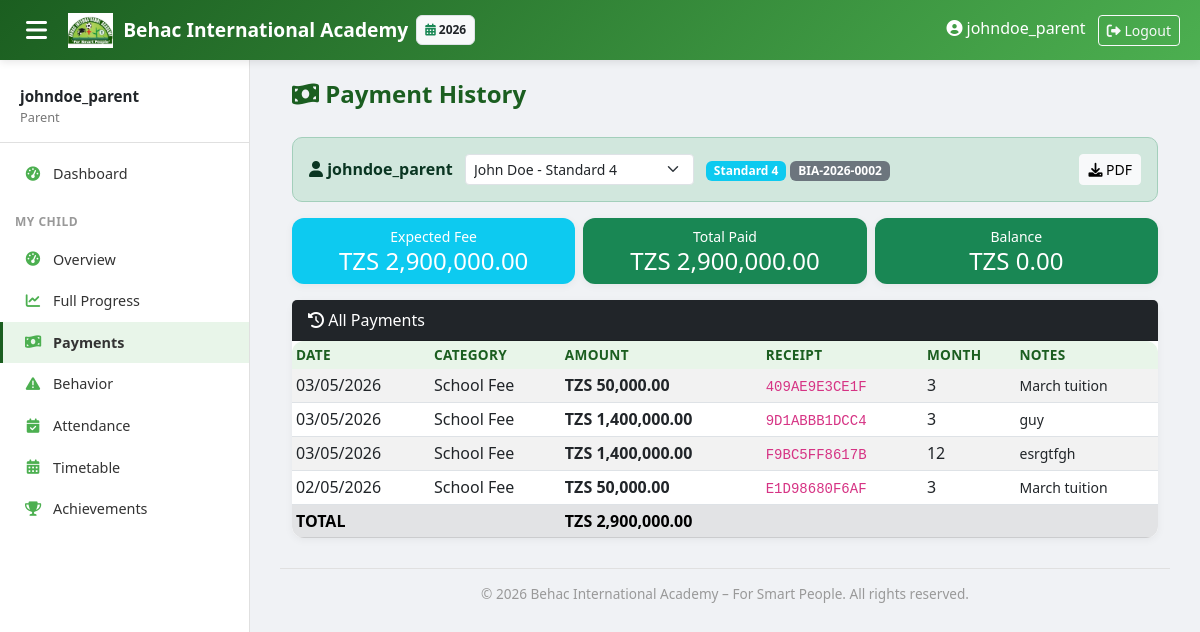
The app's page /dashboard/parent/payments/ (signed in) with its own data.
### core/models.py (models this page shows, shortened)
class AcademicYear(models.Model):
    name = models.CharField(max_length=20)  # "2025-2026"
    start_date = models.DateField()
    end_date = models.DateField()
    is_current = models.BooleanField(default=False)

### students/models.py (models this page shows, shortened)
class Student(models.Model):
    registration_number = models.CharField(max_length=20, unique=True, blank=True, editable=False)
    first_name = models.CharField(max_length=50)
    middle_name = models.CharField(max_length=50, blank=True, null=True)
    last_name = models.CharField(max_length=50)
    nida = models.CharField(max_length=20, blank=True, null=True)
    date_of_birth = models.DateField()
    birth_cert_number = models.CharField(max_length=50, unique=True)
    religion = models.CharField(max_length=50, blank=True)
    region = models.ForeignKey('locations.Region', on_delete=models.SET_NULL, null=True, blank=True)
    district = models.ForeignKey('locations.District', on_delete=models.SET_NULL, null=True, blank=True)
    gender = models.CharField(max_length=1, choices=[('M','Male'),('F','Female')])
    current_class = models.ForeignKey(ClassLevel, on_delete=models.SET_NULL, null=True)
    registration_date = models.DateField(auto_now_add=True)
    street = models.CharField(max_length=200, blank=True)
    mobile = models.CharField(max_length=15, blank=True)
    parent_name = models.CharField(max_length=100)
    parent_mobile = models.CharField(max_length=15)
    parent_occupation = models.CharField(max_length=100)
    parent_nida = models.CharField(max_length=20, blank=True)
    parent_user = models.ForeignKey(User, on_delete=models.SET_NULL, null=True, blank=True, related_name='children')
    is_active = models.BooleanField(default=True)
    class Meta:
        ordering = ['-registration_date']
    @property
    def full_name(self):
        return f"{self.first_name} {self.middle_name or ''} {self.last_name}".strip()

### academics/models.py (models this page shows, shortened)
class ClassLevel(models.Model):
    LEVEL_TYPES = (('PRE','Pre-primary'), ('PRIMARY','Primary'))
    name = models.CharField(max_length=20)  # "Pre 1", "Grade 1"
    level_type = models.CharField(max_length=10, choices=LEVEL_TYPES)
    order = models.PositiveSmallIntegerField(unique=True)  # 1..9
    class Meta:
        ordering = ['order']

### finance/models.py (models this page shows, shortened)
class Payment(models.Model):
    student = models.ForeignKey(Student, on_delete=models.CASCADE, related_name='payments')
    fee_category = models.ForeignKey(FeeCategory, on_delete=models.CASCADE)
    amount_paid = models.DecimalField(max_digits=10, decimal_places=2)
    payment_date = models.DateField(auto_now_add=True)
    receipt_number = models.CharField(max_length=50, unique=True)
    installment_month = models.PositiveSmallIntegerField(null=True, blank=True)  # 1-12
    notes = models.TextField(blank=True)

class FeeCategory(models.Model):
    name = models.CharField(max_length=50)  # "School Fee", "Buns & Transport", "Sweater"
    default_amount = models.DecimalField(max_digits=10, decimal_places=2)
    is_recurring = models.BooleanField(default=True)  # monthly vs one-time

### dashboard/views.py (the view)
# urls.py: path('parent/payments/', views.parent_payments, name='parent_payments'),
@login_required
def parent_payments(request):
    students, student = get_parent_student(request)
    if not student:
        return render(request, 'dashboard/no_student.html', {'message': 'No student linked to your account.'})
    is_blocked, block_ctx = check_parent_blocked(request, students, student)
    if is_blocked:
        return render(request, 'dashboard/parent_blocked.html', block_ctx)
    payments = Payment.objects.filter(student=student).order_by('-payment_date')
    total_paid = payments.aggregate(total=Sum('amount_paid'))['total'] or 0
    expected_fee = FeeStructure.objects.filter(class_level=student.current_class).aggregate(total=Sum('amount'))['total'] or 0
    balance = max(0, expected_fee - total_paid)
    context = {
        'students': students,
        'student': student,
        'payments': payments,
        'total_paid': total_paid,
        'expected_fee': expected_fee,
        'balance': balance,
    }
    return render(request, 'dashboard/parent_payments.html', context)

### academics/context_processors.py (called while the page is built)
def academic_year_processor(request):
    current_year = AcademicYear.objects.filter(is_current=True).first()
    all_years = AcademicYear.objects.all().order_by('-start_date')
    return {
        'current_year': current_year,
        'all_years': all_years,
    }

### dashboard/views.py (called while the page is built, shortened)
def has_outstanding_balance(student):
    from finance.models import FeeStructure
    from django.db.models import Sum
    total_paid = Payment.objects.filter(student=student).aggregate(total=Sum('amount_paid'))['total'] or 0
    expected = FeeStructure.objects.filter(class_level=student.current_class).aggregate(total=Sum('amount'))['total'] or 0
    balance = max(0, expected - total_paid)
    return balance > 0, balance, expected, total_paid

def check_parent_blocked(request, students, student):
    is_blocked, balance, expected, paid = has_outstanding_balance(student)
    return False, None

def get_parent_student(request):
    students = Student.objects.filter(parent_user=request.user)
    if not students.exists():
        return None, None
    student_id = request.GET.get('student_id')
    if student_id:
        try:
            student = students.get(pk=student_id)
        except Student.DoesNotExist:
            student = students.first()
    else:
        student = students.first()
    return students, student

### templates/dashboard/parent_payments.html (shortened to what this page needs)
{% extends 'base.html' %}
{% load static humanize %}
{% block content %}
<div class="container-fluid">
    <div class="page-header">
        <h2><i class="fas fa-money-bill-wave"></i> Payment History</h2>
    </div>
    {% with students=students student=student %}
    {% include 'dashboard/_child_selector.html' %}
    {% endwith %}
    <div class="row g-2 mb-3">
        <div class="col-md-4"><div class="card bg-info text-white text-center py-2"><small>Expected Fee</small><h4 class="mb-0">TZS {{ expected_fee|floatformat:2|intcomma }}</h4></div></div>
        <div class="col-md-4"><div class="card bg-success text-white text-center py-2"><small>Total Paid</small><h4 class="mb-0">TZS {{ total_paid|floatformat:2|intcomma }}</h4></div></div>
        <div class="col-md-4"><div class="card {% if balance > 0 %}bg-danger{% else %}bg-success{% endif %} text-white text-center py-2"><small>Balance</small><h4 class="mb-0">TZS {{ balance|floatformat:2|intcomma }}</h4></div></div>
    </div>
    <div class="card">
        <div class="card-header bg-dark text-white"><i class="fas fa-history"></i> All Payments</div>
        <div class="card-body p-0">
            <table class="table table-sm table-striped mb-0">
                <thead class="table-dark"><tr><th>Date</th><th>Category</th><th>Amount</th><th>Receipt</th><th>Month</th><th>Notes</th></tr></thead>
                <tbody>
                    {% for p in payments %}
                    <tr>
                        <td>{{ p.payment_date|date:"d/m/Y" }}</td>
                        <td>{{ p.fee_category.name }}</td>
                        <td><strong>TZS {{ p.amount_paid|floatformat:2|intcomma }}</strong></td>
                        <td><code>{{ p.receipt_number }}</code></td>
                        <td>{{ p.installment_month|default:"-" }}</td>
                        <td><small>{{ p.notes|default:"" }}</small></td>
                    </tr>
                    {% empty %}
                    <tr><td colspan="6" class="text-center text-muted py-3">No payments recorded yet.</td></tr>
                    {% endfor %}
                </tbody>
                <tfoot class="table-secondary"><tr><th colspan="2">TOTAL</th><th>TZS {{ total_paid|floatformat:2|intcomma }}</th><th colspan="3"></th></tr></tfoot>
            </table>
        </div>
    </div>
</div>
{% endblock %}

### templates/base.html (shortened to what this page needs)
<!DOCTYPE html>
<html lang="en">
<head>
    <link href="https://cdn.jsdelivr.net/npm/bootstrap@5.3.0/dist/css/bootstrap.min.css" rel="stylesheet">
    <link rel="stylesheet" href="https://cdnjs.cloudflare.com/ajax/libs/font-awesome/6.0.0/css/all.min.css">
</head>
<body>
    {% if user.is_authenticated %}
    <nav class="topbar">
        <button class="sidebar-toggle" onclick="document.querySelector('.sidebar').classList.toggle('show')">
            <i class="fas fa-bars"></i>
        </button>
        <a class="topbar-brand" href="{% url 'dashboard:home' %}">
            <img src="/static/images/behac_logo.png" alt="Logo"> Behac International Academy
        </a>
        {% if current_year %}
        <span class="badge bg-light text-dark ms-2 p-2 border" style="font-size: 0.75rem;">
            <i class="fas fa-calendar-alt text-success"></i> {{ current_year.name }}
        </span>
        {% endif %}
        <div class="ms-auto">
            {% if user.is_authenticated %}
                <span class="me-2 d-none d-sm-inline"><i class="fas fa-user-circle"></i> {{ user.get_full_name|default:user.username }}</span>
                <form method="post" action="{% url 'logout' %}" style="display:inline;">
                    <button type="submit" class="btn btn-sm btn-outline-light">
                        <i class="fas fa-sign-out-alt"></i> Logout
                    </button>
                </form>
            {% endif %}
        </div>
    </nav>
    <div class="sidebar" id="sidebar">
        <div class="user-info">
            <div class="name">{{ user.get_full_name|default:user.username }}</div>
            <div class="role">
                {% if user.is_superuser %}Owner
                {% elif user.groups.all %}{{ user.groups.first.name }}
                {% else %}Staff{% endif %}
            </div>
        </div>
        {% if user.is_authenticated %}
        <ul class="nav flex-column">
            <li class="nav-item">
                <a class="nav-link {% if request.path == '/' %}active{% endif %}" href="{% url 'dashboard:home' %}">
                    <i class="fas fa-tachometer-alt"></i> Dashboard
                </a>
            </li>
            {% with user_groups=user.groups.all %}
            {% if 'Parent' in user_groups|join:', ' %}
            <li class="nav-section">My Child</li>
            <li class="nav-item">
                <a class="nav-link {% if '/dashboard/parent/' == request.path %}active{% endif %}" href="{% url 'dashboard:parent' %}"><i class="fas fa-tachometer-alt"></i> Overview</a>
            </li>
            <li class="nav-item">
                <a class="nav-link {% if '/dashboard/parent/progress/' in request.path %}active{% endif %}" href="{% url 'dashboard:parent_progress' %}"><i class="fas fa-chart-line"></i> Full Progress</a>
            </li>
            <li class="nav-item">
                <a class="nav-link {% if '/dashboard/parent/payments/' in request.path %}active{% endif %}" href="{% url 'dashboard:parent_payments' %}"><i class="fas fa-money-bill-wave"></i> Payments</a>
            </li>
            <li class="nav-item">
                <a class="nav-link {% if '/dashboard/parent/behavior/' in request.path %}active{% endif %}" href="{% url 'dashboard:parent_behavior' %}"><i class="fas fa-exclamation-triangle"></i> Behavior</a>
            </li>
            <li class="nav-item">
                <a class="nav-link {% if '/dashboard/parent/attendance/' in request.path %}active{% endif %}" href="{% url 'dashboard:parent_attendance' %}"><i class="fas fa-calendar-check"></i> Attendance</a>
            </li>
            <li class="nav-item">
                <a class="nav-link {% if '/dashboard/parent/timetable/' in request.path %}active{% endif %}" href="{% url 'dashboard:parent_timetable' %}"><i class="fas fa-calendar-alt"></i> Timetable</a>
            </li>
            <li class="nav-item">
                <a class="nav-link {% if '/dashboard/parent/achievements/' in request.path %}active{% endif %}" href="{% url 'dashboard:parent_achievements' %}"><i class="fas fa-trophy"></i> Achievements</a>
            </li>
            {% endif %}
            {% endwith %}
        </ul>
        {% endif %}
    </div>
    {% endif %}
    <div class="main-content"{% if not user.is_authenticated %} style="margin-left: 0 !important;"{% endif %}>
        {% block content %}{% endblock %}
        <div class="main-footer">
            &copy; {% now "Y" %} Behac International Academy – For Smart People. All rights reserved.
        </div>
    </div>
</body>
</html>

### templates/dashboard/_child_selector.html
<div class="alert alert-success d-flex justify-content-between align-items-center">
    <div>
        <strong><i class="fas fa-user"></i> {{ user.get_full_name|default:user.username }}</strong>
        {% if students|length > 1 %}
            <form method="get" class="d-inline-block ms-2">
                <select name="student_id" class="form-select form-select-sm d-inline-block w-auto" onchange="this.form.submit()">
                    {% for s in students %}
                    <option value="{{ s.pk }}" {% if s.pk == student.pk %}selected{% endif %}>{{ s.full_name }} - {{ s.current_class.name|default:"-" }}</option>
                    {% endfor %}
                </select>
            </form>
        {% else %}
            - Viewing <strong>{{ student.full_name }}</strong>
        {% endif %}
        <span class="badge bg-info ms-2">{{ student.current_class.name|default:"-" }}</span>
        <span class="badge bg-secondary">{{ student.registration_number }}</span>
    </div>
    <button class="btn btn-sm btn-light" onclick="window.print()"><i class="fas fa-download"></i> PDF</button>
</div>

### templates/base.html (style rules this page uses)
:root { --behac-dark: #1B5E20; --behac-light: #4CAF50; --behac-bg: #E8F5E9; --sidebar-width: 250px; }
body { background-color: #f0f2f5; font-family: 'Segoe UI', Tahoma, Geneva, Verdana, sans-serif; overflow-x: hidden; }
.topbar { background: linear-gradient(135deg, var(--behac-dark), var(--behac-light)); box-shadow: 0 2px 8px rgba(0,0,0,0.1); position: fixed; top: 0; left: 0; right: 0; z-index: 1030; height: 60px; display: flex; align-items: center; padding: 0 20px; color: white; }
.topbar-brand { font-weight: bold; font-size: 1.2rem; color: white; text-decoration: none; display: flex; align-items: center; gap: 10px; }
.topbar-brand img { height: 35px; }
.sidebar-toggle { background: none; border: none; color: white; font-size: 1.5rem; cursor: pointer; margin-right: 15px; }
.sidebar { position: fixed; top: 60px; left: 0; bottom: 0; width: var(--sidebar-width); background: white; border-right: 1px solid #e0e0e0; padding-top: 10px; overflow-y: auto; z-index: 1020; transition: transform 0.3s ease; }
.sidebar .nav-section { padding: 8px 15px; font-size: 0.75rem; text-transform: uppercase; font-weight: 700; color: #999; letter-spacing: 0.5px; margin-top: 10px; }
.sidebar .nav-item { padding: 0; }
.sidebar .nav-link { padding: 10px 20px; color: #333; display: flex; align-items: center; gap: 10px; border-left: 3px solid transparent; transition: all 0.2s; font-size: 0.9rem; }
.sidebar .nav-link i { width: 20px; text-align: center; color: var(--behac-light); }
.sidebar .nav-link.active { background-color: var(--behac-bg); border-left-color: var(--behac-dark); font-weight: 600; }
.sidebar .user-info { padding: 15px 20px; border-bottom: 1px solid #e0e0e0; margin-bottom: 10px; }
.sidebar .user-info .name { font-weight: 600; font-size: 0.95rem; }
.sidebar .user-info .role { font-size: 0.8rem; color: #777; }
.main-content { margin-top: 60px; margin-left: var(--sidebar-width); padding: 20px 30px; min-height: calc(100vh - 60px); }
.main-footer { margin-top: 30px; padding-top: 15px; border-top: 1px solid #e0e0e0; text-align: center; color: #999; font-size: 0.85rem; }
.card { border-radius: 12px; box-shadow: 0 2px 8px rgba(0,0,0,0.05); border: none; transition: box-shadow 0.2s; }
.page-header { display: flex; justify-content: space-between; align-items: center; margin-bottom: 20px; }
.page-header h2 { font-size: 1.5rem; font-weight: 700; color: var(--behac-dark); }
table.table { background: white; border-radius: 12px; overflow: hidden; }
table.table thead th { background-color: var(--behac-bg); color: var(--behac-dark); border-bottom: none; font-weight: 600; font-size: 0.85rem; text-transform: uppercase; letter-spacing: 0.3px; }
.alert { border-radius: 10px; }

### records on screen
AcademicYear: name "2026"
Student: current_class.name "Standard 4", registration_number "BIA-2026-0002"
Payment: payment_date "03/05/2026", fee_category.name "School Fee", amount_paid "50,000.00", receipt_number "409AE9E3CE1F", installment_month "3", notes "March tuition"
Payment: payment_date "03/05/2026", fee_category.name "School Fee", amount_paid "1,400,000.00", receipt_number "9D1ABBB1DCC4", installment_month "3", notes "guy"
Payment: payment_date "03/05/2026", fee_category.name "School Fee", amount_paid "1,400,000.00", receipt_number "F9BC5FF8617B", installment_month "12", notes "esrgtfgh"
Payment: payment_date "02/05/2026", fee_category.name "School Fee", amount_paid "50,000.00", receipt_number "E1D98680F6AF", installment_month "3", notes "March tuition"

### other values on screen
{{ user.get_full_name|default:user.username }} "johndoe_parent"
{{ user.groups.first.name }} "Parent"
{{ expected_fee|floatformat:2|intcomma }} "2,900,000.00"
{{ total_paid|floatformat:2|intcomma }} "2,900,000.00"
{{ balance|floatformat:2|intcomma }} "0.00"
form field student_id "John Doe - Standard 4"
